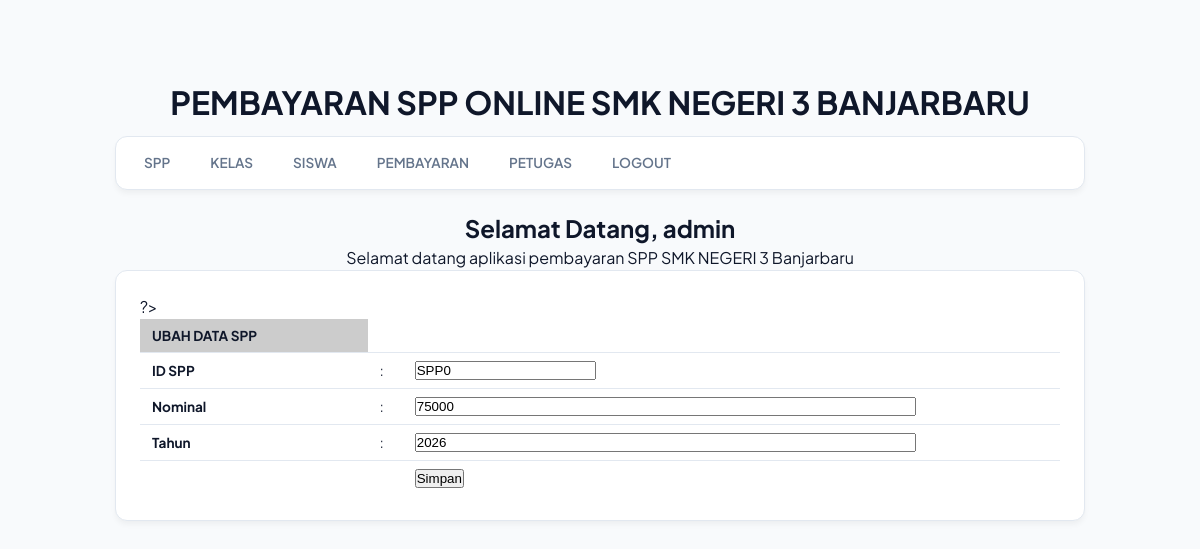
The app's page /spp_oyan/admin/halaman_admin.php?open=edit_spp&id_spp=SPP0 (signed in) with its own data.
### tables this page shows
CREATE TABLE `spp` (
  `id_spp` varchar(5) NOT NULL,
  `tahun` int(4) NOT NULL,
  `nominal` int(10) NOT NULL
);

### spp_oyan/admin/edit_spp.php (the view, shortened to what this page needs)
<?php
include_once "../src/koneksi.php";
$id_spp = $_GET['id_spp'];
$sql    = mysqli_query($koneksi, "SELECT * FROM spp WHERE id_spp = '$id_spp'");
$data   = mysqli_fetch_array($sql);
?>
?>
<form action="<?php $_SERVER['PHP_SELF']; ?>" method="post" name="form1" target="_self" >
  <table class="table-list" width="650" border="0" cellspacing="1" cellpadding="3">
    <tr>
      <td bgcolor="#CCCCCC"><strong>UBAH DATA SPP </strong></td>
      <td>&nbsp;</td>
      <td>&nbsp;</td>
    </tr>
    <tr>
      <td width="182"><strong>ID SPP </strong></td>
      <td width="6">:</td>
      <td width="440"><input name="id_spp" type="text" value="<?php echo $data['id_spp']; ?>"
        readonly = "true" /></td>
    </tr>
    <tr>
      <td><strong>Nominal </strong></td>
      <td>:</td>
      <td><input name="nominal" type="text" value="<?php echo $data['nominal']; ?>"
        size="60" maxlength="100" /></td>
    </tr>
    <tr>
      <td><strong>Tahun </strong></td>
      <td>:</td>
      <td><input name="tahun" type="text" value="<?php echo $data['tahun']; ?>"
        size="60" maxlength="100" /></td>
    </tr>
    <tr>
      <td>&nbsp;</td>
      <td>&nbsp;</td>
      <td><input name="btnSimpan" type="submit" id="btnSimpan" value="Simpan" /></td>
    </tr>
  </table>
</form>

### spp_oyan/src/style.css (style rules this page uses)
:root { --primary: #4f46e5; --bg-main: #f8fafc; --card-bg: #ffffff; --text-dark: #0f172a; --text-muted: #64748b; --border-color: #e2e8f0; --radius: 12px; --shadow: 0 4px 6px -1px rgba(0, 0, 0, 0.05); }
* { box-sizing: border-box; margin: 0; padding: 0; }
body { background-color: var(--bg-main); font-family: 'Plus Jakarta Sans', sans-serif; color: var(--text-dark); line-height: 1.5; padding-bottom: 40px; }
table { width: 100%; border-collapse: collapse; background: var(--card-bg); text-align: left; font-size: 0.85rem; }
td { padding: 8px 12px; border-bottom: 1px solid var(--border-color); color: var(--text-dark); white-space: nowrap; }
tr:last-child td { border-bottom: none; }

### records on screen
spp: id_spp "SPP0", nominal "75000", tahun "2026"

### other values on screen
$_SESSION['username'] "admin"
